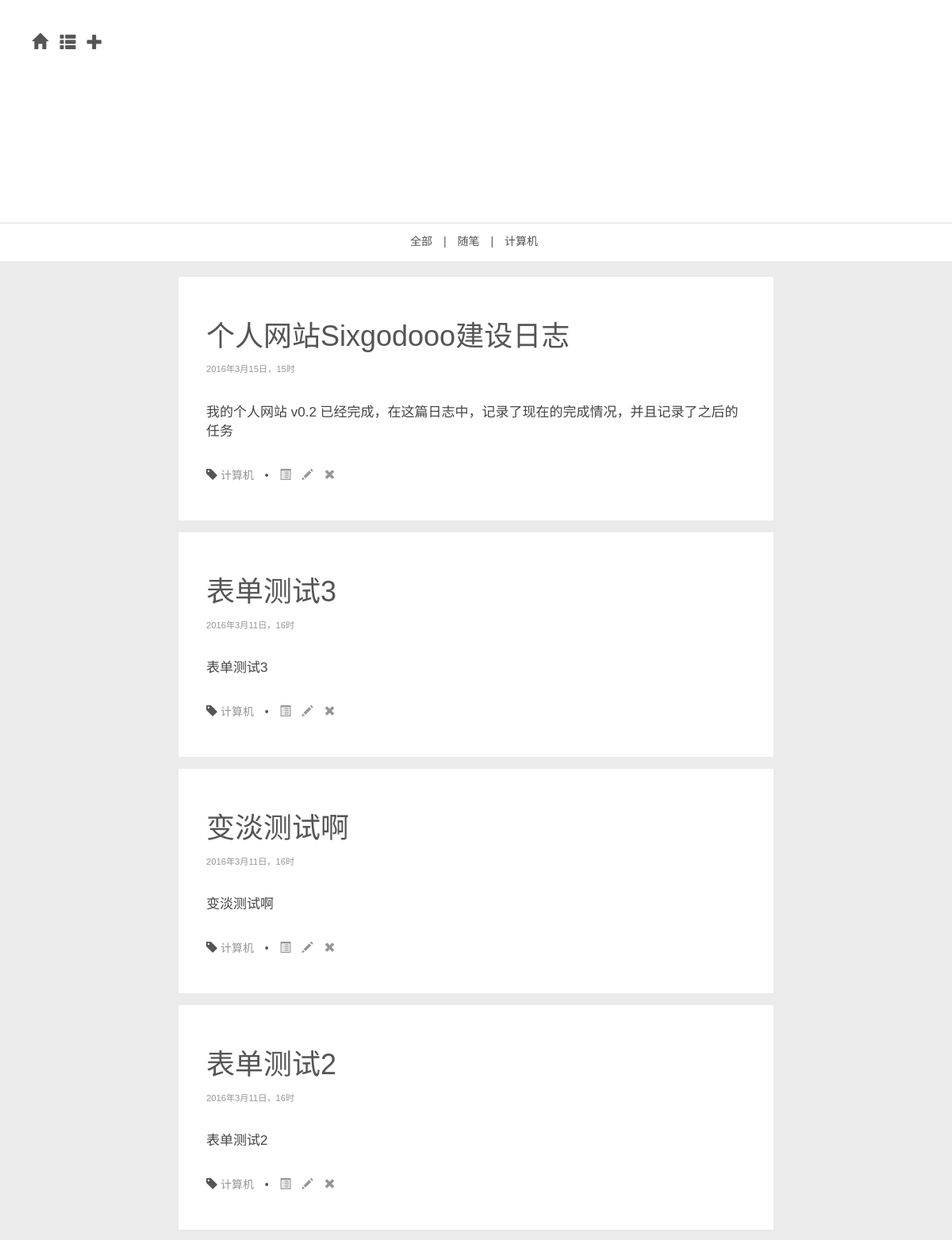
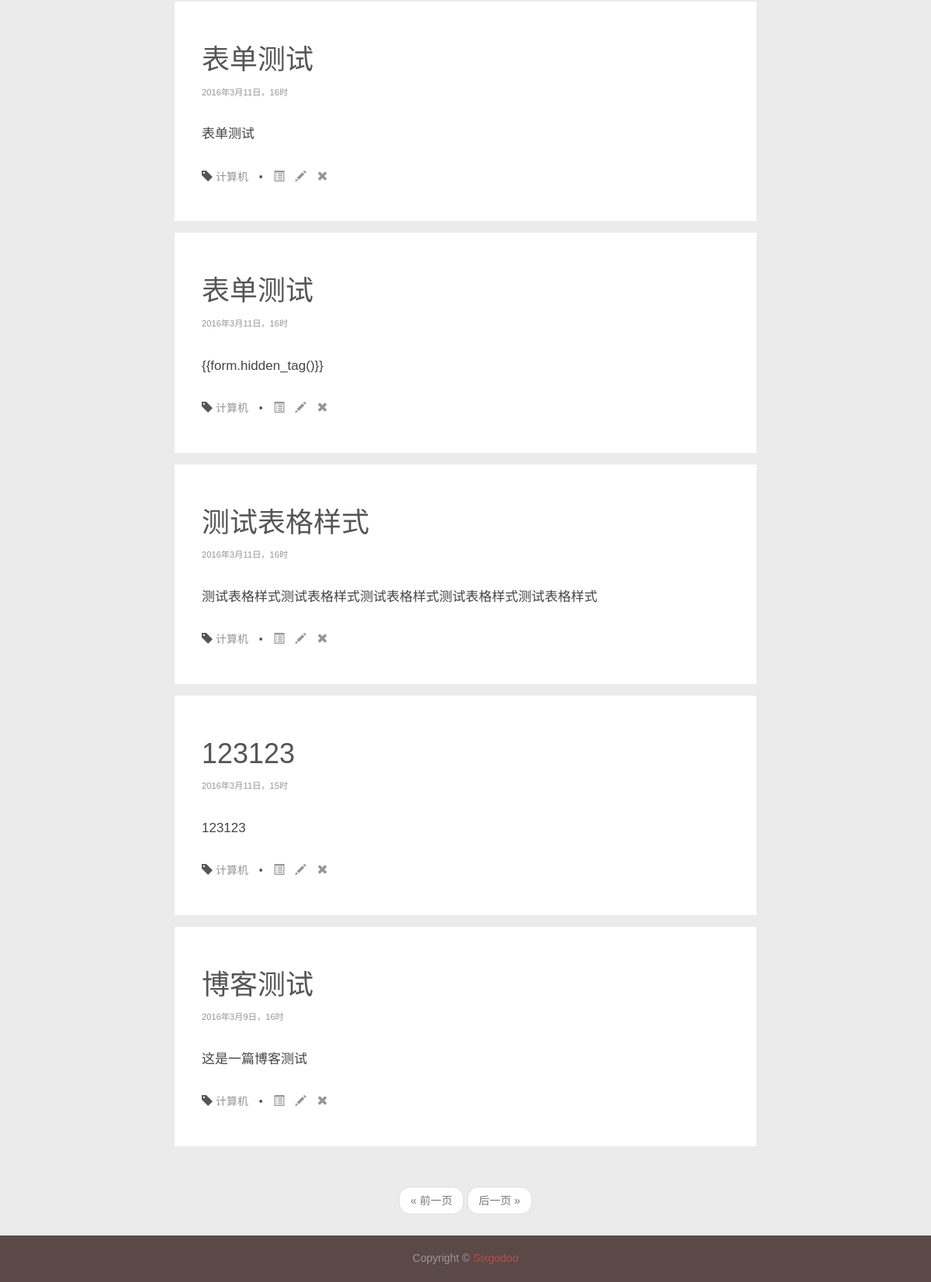
/blogs/category/2, run on an earlier commit of the app's database (2 pictures, top to bottom).
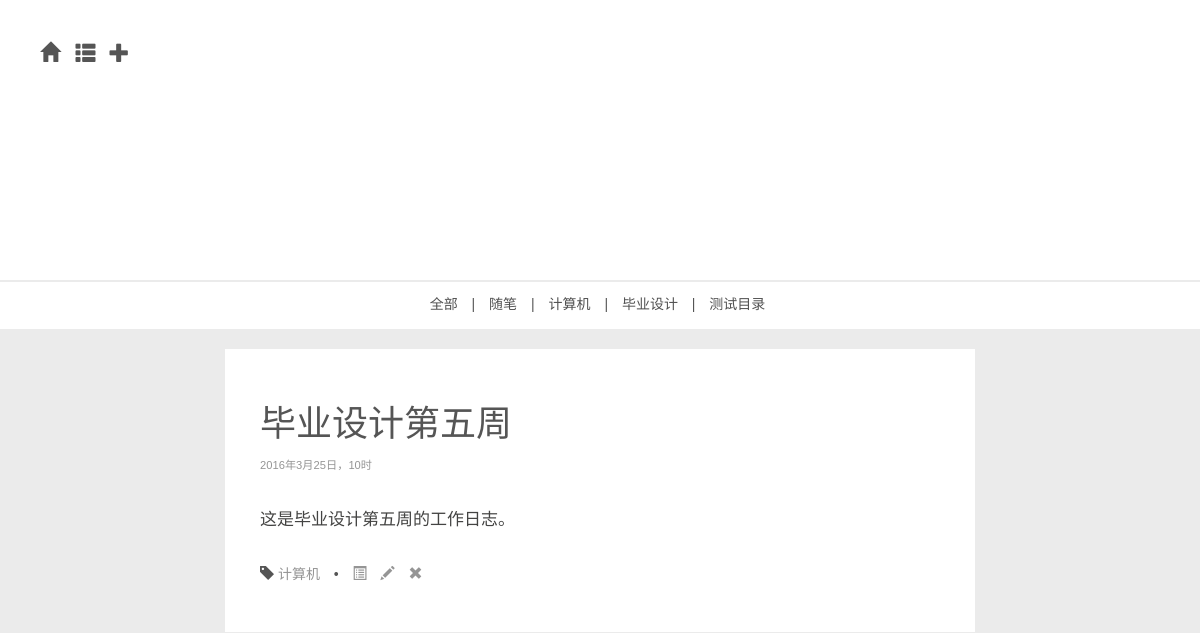
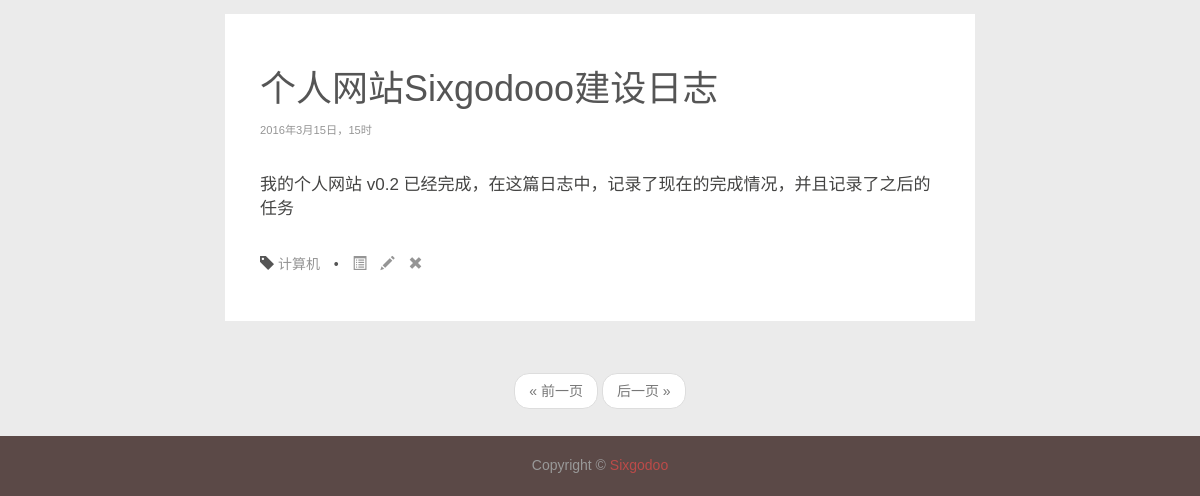
And on a later commit of the database (2 pictures, top to bottom).
### app/models.py (models this page shows, shortened)
class Category(db.Model):
	__tablename__ = 'categorys'
	id = db.Column(db.Integer, primary_key = True)
	name = db.Column(db.String, unique = True)
	blogs = db.relationship('Blog', backref = 'category')

class Blog(db.Model):
	__tablename__ = 'blogs'
	id = db.Column(db.Integer, primary_key = True)
	title = db.Column(db.String)
	timestamp = db.Column(db.Time)
	tag = db.Column(db.String, index = True)
	timestamp = db.Column(db.DateTime,index=True,default=datetime.now)
	text = db.Column(db.Text)
	abstract = db.Column(db.String)
	category_id = db.Column(db.Integer, db.ForeignKey('categorys.id'))
	text_html = db.Column(db.Text)
	'''@staticmethod
	def on_changed_body(target, value, oldvalue, initiator):
		target.text_html = markdown(target.text)
	'''

### app/main/views.py (the view)
@main.route('/blogs/category/<int:cat_id>')
def category(cat_id):
	categories = Category.query.all()
	page = request.args.get('page',1,type=int)
	if cat_id == 0:
		title=u'博客'
		pagination = Blog.query.order_by(Blog.timestamp.desc()).paginate(page,per_page=current_app.config['FLASKY_POSTS_PER_PAGE'],error_out=False)
	else:
		title=Category.query.filter_by(id=cat_id).first().name
		pagination = Blog.query.filter_by(category_id=cat_id).order_by(Blog.timestamp.desc()).paginate(page,per_page=current_app.config['FLASKY_POSTS_PER_PAGE'],error_out=False)
	blogs = pagination.items
	return render_template('blogs.html',cat_id=cat_id,blogs=blogs,pagination=pagination,categories=categories,title=title)

### app/templates/blogs.html (shortened to what this page needs)
{% extends "new_base.html" %}
{% import "bootstrap/wtf.html" as wtf %}
{% block head %}
	{{super()}}
	<link href={{ url_for('static',filename='item.css') }} rel="stylesheet">
{% endblock %}
{% block topnav %}
<div class="top-nav">
<ul class="list-inline">
	<li role="presentation"><a href={{url_for('main.category',cat_id=0)}}>全部</a></li>
	{% for cat in categories %}
		<li>|</li>
		<li role="presentation"><a href={{url_for('main.category',cat_id=cat.id)}}>{{cat.name}}</a></li>
	{% endfor %}
</ul>
</div>
{% endblock %}
{%block nav_extent%}
<div class="nav-ul lg">
	<div class="dropdown">
		<a class="dropdown-toggle" data-toggle="dropdown" role="button" aria-haspopup="true" aria-expanded="false">
			<span class="glyphicon glyphicon-plus" aria-hidden="true"></span>
		</a>
	</div>
</div>
{%endblock%}
{% block content %}
	{% if blogs %}
	{% for blog in blogs %}
	<section>
		<div class="container">
			<div class="row">
				<main class="col-md-8 col-md-offset-2">
					<article class="post">
						<header class="post-head">
								<h1>{{blog.title}}</h1>
							<p class="post-time">
								{{blog.timestamp.year}}年{{blog.timestamp.month}}月{{blog.timestamp.day}}日，{{blog.timestamp.hour}}时
							</p>
						</header>
						<div class="post-text">
							{%if single %}
								{% if blog.text_html %}
								<p class="post-text">{{blog.text_html | safe}}</p>
								{% else %}
								<p class="post-text">{{blog.text}}</p>
								{% endif %}
							{% else %}
								<p>{{ blog.abstract }}</p>
							{%endif%}
						</div>
						<div class="post-meta">
							<div class="post-extent">
								<ul class="list-inline">
									<li>
										<span class="glyphicon glyphicon-tag"></span>
										<a href={{url_for('main.category',cat_id=blog.category.id)}}>{{blog.category.name}}</a>
									</li>
									<li>•</li>
									<li>
										<a href={{url_for('main.article',blog_id=blog.id)}}>
											<span class="glyphicon glyphicon-list-alt" title="阅读全文"></span>
										</a>
									</li>
									<li>
										<a href={{url_for('main.edit_blog',blog_id=blog.id)}}>
											<span class="glyphicon glyphicon-pencil" title="编辑"></span>
										</a>
									</li>
									<li>
										<a href={{url_for('main.del_blog',blog_id=blog.id)}} onclick="del()">
											<span class="glyphicon glyphicon-remove" title="删除"></span>
										</a>
									</li>
							</div>
						</div>
					</article>
				</main>
			</div>
		</div>
	</section>
	{% endfor %}
	{% endif %}
{% endblock %}
{% block page %}
{% if pagination %}
<div class="pagination my-pagination">
	<div class="container">
		{{macros.pagination_widget(pagination,'main.category',cat_id=cat_id)}}
	</div>
</div>
{% endif %}
{% endblock %}

### app/templates/new_base.html (shortened to what this page needs)
{% extends "base.html" %}
{% import "bootstrap/wtf.html" as wtf %}
{% import "_macros.html" as macros %}
{% block head %}
	<link href={{ url_for('static',filename='new_base.css') }} rel="stylesheet">
{% endblock %}
{% block body %}
<header class="header">
</header>
{% block topnav %}{% endblock %}
{% block content %}{% endblock %}
{% block page %}{% endblock %}
<div class="filler">
</div>
<div class="copyright">
  <div class="container">
    <span>Copyright &copy; <a href={{url_for('main.index')}}>Sixgodoo</a></span>
  </div>
</div>
<div class="container">
  <div class="nav">
      <a href={{url_for('main.index')}} id="back-to-top" class="lg">
        <span class="glyphicon glyphicon-home">
        </span>
      </a>
      <div class="nav-ul lg">
        <div class="dropdown">
        <a class="dropdown-toggle" data-toggle="dropdown" role="button" aria-haspopup="true" aria-expanded="false">
          <span class="glyphicon glyphicon-th-list" aria-hidden="true"></span>
        </a>
      </div>
      </div>
      {% block nav_extent %}{% endblock %}
  </div>
</div>
{% endblock %}

### app/templates/base.html (shortened to what this page needs)
<!DOCTYPE HTML>
<html lang="zh-CN">
<head>
  	<link href={{ url_for('static',filename='bootstrap/css/bootstrap.min.css') }} rel="stylesheet">
	{% block head %}{% endblock %}
</head>
<body>
    {% block body %}{% endblock %}
</body>
</html>

### app/templates/_macros.html
{% macro pagination_widget(pagination, endpoint, fragment='') %}
<nav>
<ul class="pager">
    <li {% if not pagination.has_prev %} class="disabled"{% endif %}>
        <a href="{% if pagination.has_prev %}{{ url_for(endpoint, page=pagination.prev_num, **kwargs) }}{{ fragment }}{% else %}#{% endif %}">
           <span aria-hidden="true"> &laquo;</span> 前一页
        </a>
    </li>
    <li{% if not pagination.has_next %} class="disabled"{% endif %}>
        <a href="{% if pagination.has_next %}{{ url_for(endpoint, page=pagination.next_num, **kwargs) }}{{ fragment }}{% else %}#{% endif %}">后一页
            <span aria-hidden="true">&raquo;</span>
        </a>
    </li>
</ul>
</nav>
{% endmacro %}

### app/static/new_base.css (style rules this page uses)
body { min-height: 700px; color: #555; font-size: 14px; line-height:1.75em; background:#ebebeb; position:relative; font-family: Helvetica, Arial, STXihei, "华文细黑", "Microsoft YaHei", "微软雅黑", sans-serif; }
.header { height: 20em; background-color: #FFFFFF; }
.top-nav { padding-top: 10px; padding-bottom: 2px; border-top: 2px solid #EBEBEB; background-color: #FFFFFF; margin-bottom: 20px; text-align: center; }
.top-nav a { color:#505050; }
.copyright { display: block; position: absolute; bottom: 0; width: 100%; height: 60px; background-color: #5B4947; text-align: center; padding-top:1.2em; color: #999; bottom: 0; }
.copyright a { color: #BD4B49; }
.nav { padding: 0.2em 0.5em; position: fixed; left: 2em; top: 2em; width: auto; }
.nav a { color: #555; }
.nav-ul { display: inline-block; padding-left: 0.3em; }
.lg { padding: 10px 5px; font-size: 20px; margin-bottom: -10px; }
.filler { height: 100px; }
.my-pagination { display: block; bottom: 100px; margin: 0; width: 100%; height: 60px; text-align: center; padding-top:1.2em; }
.my-pagination a { color:#333; }

### app/static/item.css (style rules this page uses)
.post { padding:35px; background:#FFFFFF; margin-bottom:15px; position:relative; overflow:hidden; }
.post-text { font-size: 17px; color: #444443; margin:30px 0; }
.post-time { font-size: 0.8em; color: #959595; }
.post a { color: #959595; }

### app/templates/base.html (style rules this page uses)
article, aside, details, figcaption, figure, footer, header, hgroup, menu, nav, section { display: block; }

What changed in the data, as far as the page shows it:
removed Blog: title "表单测试3", timestamp.year "2016", timestamp.month "3", timestamp.day "11", timestamp.hour "16", abstract "表单测试3", category.name "计算机"
removed Blog: title "变淡测试啊", timestamp.year "2016", timestamp.month "3", timestamp.day "11", timestamp.hour "16", abstract "变淡测试啊", category.name "计算机"
removed Blog: title "表单测试2", timestamp.year "2016", timestamp.month "3", timestamp.day "11", timestamp.hour "16", abstract "表单测试2", category.name "计算机"
removed Blog: title "表单测试", timestamp.year "2016", timestamp.month "3", timestamp.day "11", timestamp.hour "16", abstract "表单测试", category.name "计算机"
removed Blog: title "表单测试", timestamp.year "2016", timestamp.month "3", timestamp.day "11", timestamp.hour "16", abstract "{{form.hidden_tag()}}", category.name "计算机"
removed Blog: title "测试表格样式", timestamp.year "2016", timestamp.month "3", timestamp.day "11", timestamp.hour "16", abstract "测试表格样式测试表格样式测试表格样式测试表格样式测试表格样式", category.name "计算机"
removed Blog: title "123123", timestamp.year "2016", timestamp.month "3", timestamp.day "11", timestamp.hour "15", abstract "123123", category.name "计算机"
removed Blog: title "博客测试", timestamp.year "2016", timestamp.month "3", timestamp.day "9", timestamp.hour "16", abstract "这是一篇博客测试", category.name "计算机"
added Category: name "毕业设计"
added Category: name "测试目录"
added Blog: title "毕业设计第五周", timestamp.year "2016", timestamp.month "3", timestamp.day "25", timestamp.hour "10", abstract "这是毕业设计第五周的工作日志。", category.name "计算机"
